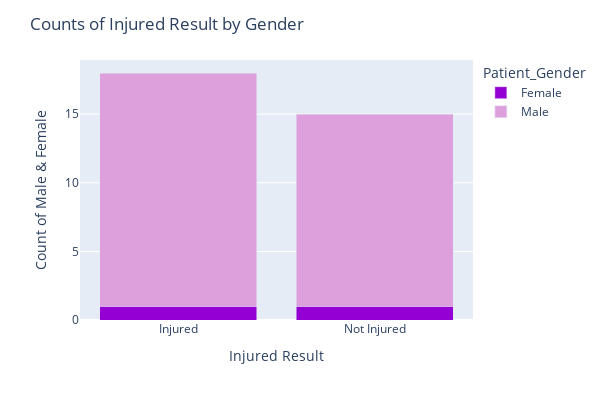

Notebook source saved alongside this figure:
### Code cell
# Create a stacked bar chart of the counts grouped by 'resultlabel' and 'Gender' using Plotly Express
fig = ex.bar(grouped_df_resultlabel_gender, x = 'Result', y = 'counts', color = 'Patient_Gender',
             barmode = 'stack', color_discrete_sequence=['darkviolet', 'plum'])

# Add title and axis labels
fig.update_layout(title = 'Counts of Injured Result by Gender')
fig.update_xaxes(title = 'Injured Result')
fig.update_yaxes(title = 'Count of Male & Female')

fig.update_layout(width=600, height=400)
# Display the chart using Graph Objects
fig.show()

### Figure 1 — Plotly figure (JSON) as saved in the notebook; plotly's stock layout.template omitted (floating-point values rounded to 4 significant figures)
{"data": [{"alignmentgroup": "True", "hovertemplate": "Patient_Gender=Female<br>Result=%{x}<br>counts=%{y}<extra></extra>", "legendgroup": "Female", "marker": {"color": "darkviolet", "pattern": {"shape": ""}}, "name": "Female", "offsetgroup": "Female", "orientation": "v", "showlegend": true, "textposition": "auto", "type": "bar", "x": ["Injured", "Not Injured"], "xaxis": "x", "y": [1, 1], "yaxis": "y"}, {"alignmentgroup": "True", "hovertemplate": "Patient_Gender=Male<br>Result=%{x}<br>counts=%{y}<extra></extra>", "legendgroup": "Male", "marker": {"color": "plum", "pattern": {"shape": ""}}, "name": "Male", "offsetgroup": "Male", "orientation": "v", "showlegend": true, "textposition": "auto", "type": "bar", "x": ["Injured", "Not Injured"], "xaxis": "x", "y": [17, 14], "yaxis": "y"}], "layout": {"barmode": "stack", "height": 400, "legend": {"title": {"text": "Patient_Gender"}, "tracegroupgap": 0}, "margin": {"t": 60}, "title": {"text": "Counts of Injured Result by Gender"}, "width": 600, "xaxis": {"anchor": "y", "domain": [0, 1], "title": {"text": "Injured Result"}}, "yaxis": {"anchor": "x", "domain": [0, 1], "title": {"text": "Count of Male & Female"}}}}
